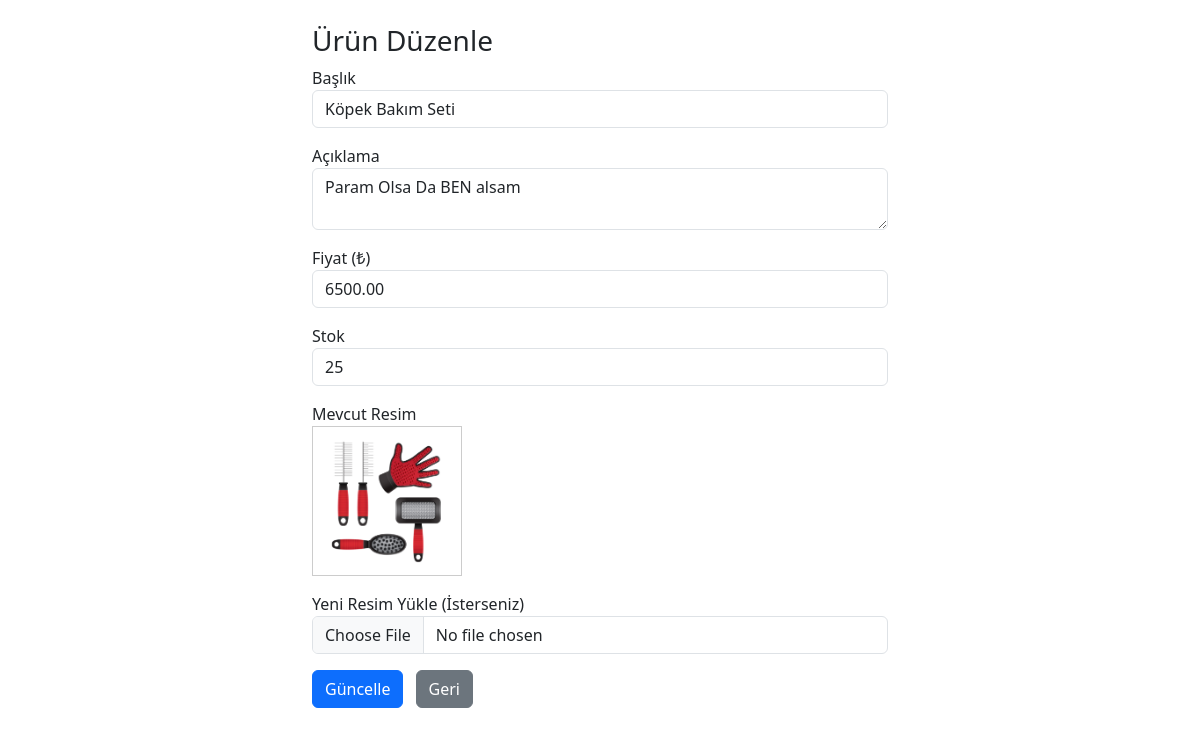
Page /admin/product_edit.php?id=31 (signed in) on the committed database.
### tables this page shows
CREATE TABLE `products` (
  `id` int(11) NOT NULL,
  `title` varchar(150) NOT NULL,
  `description` text DEFAULT NULL,
  `price` decimal(10,2) NOT NULL,
  `created_at` timestamp NOT NULL DEFAULT current_timestamp(),
  `image` varchar(255) DEFAULT NULL,
  `stock` int(11) NOT NULL DEFAULT 0,
  `category_id` int(11) DEFAULT NULL
);

### admin/product_edit.php (the view, shortened to what this page needs)
<?php
require_once "../config.php";
$id = intval($_GET['id'] ?? 0);
$stmt = $conn->prepare("SELECT * FROM products WHERE id = ?");
$stmt->bind_param("i", $id);
$stmt->execute();
$result = $stmt->get_result();
$product = $result->fetch_assoc();
?>
<!DOCTYPE html>
<html lang="tr">
<head>
    <link href="https://cdn.jsdelivr.net/npm/bootstrap@5.3.0/dist/css/bootstrap.min.css" rel="stylesheet" />
</head>
<body>
<div class="container mt-4" style="max-width: 600px;">
    <h3>Ürün Düzenle</h3>
    <form method="POST" action="" enctype="multipart/form-data">
        <div class="mb-3">
            <label>Başlık</label>
            <input type="text" name="title" class="form-control" required value="<?= htmlspecialchars($_POST['title'] ?? $product['title']) ?>" />
        </div>
        <div class="mb-3">
            <label>Açıklama</label>
            <textarea name="description" class="form-control"><?= htmlspecialchars($_POST['description'] ?? $product['description']) ?></textarea>
        </div>
        <div class="mb-3">
            <label>Fiyat (₺)</label>
            <input type="number" step="0.01" name="price" class="form-control" required value="<?= htmlspecialchars($_POST['price'] ?? $product['price']) ?>" />
        </div>
        <div class="mb-3">
            <label>Stok</label>
            <input type="number" name="stock" class="form-control" min="0" required value="<?= htmlspecialchars($_POST['stock'] ?? $product['stock']) ?>" />
        </div>
        <div class="mb-3">
            <label>Mevcut Resim</label><br />
            <?php if (!empty($product['image']) && file_exists("uploads/" . $product['image'])): ?>
                <img src="uploads/<?= htmlspecialchars($product['image']) ?>" alt="Ürün Resmi" style="max-width:200px; max-height:150px; border:1px solid #ccc; padding:5px;">
            <?php else: ?>
                <p>Resim bulunamadı.</p>
            <?php endif; ?>
        </div>
        <div class="mb-3">
            <label>Yeni Resim Yükle (İsterseniz)</label>
            <input type="file" name="image" accept="image/*" class="form-control" />
        </div>
        <button class="btn btn-primary">Güncelle</button>
        <a href="admin_dashboard.php" class="btn btn-secondary ms-2">Geri</a>
    </form>
</div>
</body>
</html>

### rows in the picture
products: title "Köpek Bakım Seti", description "Param Olsa Da BEN alsam", price "6500.00", stock "25", image (picture)
